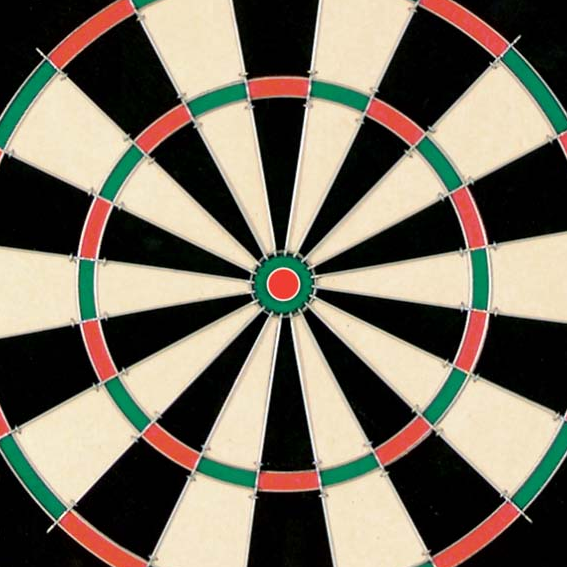
#> input picture dart.bmp, 567 x 567 px
$ python data_augmentation.py
#> lines starting #> are read from the running program, lines starting #| are printed output that depends on the picture; after the words box and inside, x2 and y2 are one past the last pixel; in counts of white or black regions, pixels touching at a corner belong together
import cv2
import os
import random
import numpy as np
from glob import glob

# ----------------------------
# Paths
# ----------------------------
POS_IMG = "dart.bmp"
NEG_DIR = "negatives"
OUT_IMG = "darknet/data/obj"
OUT_LABEL = "darknet/data/obj"

os.makedirs(OUT_IMG, exist_ok=True)
os.makedirs(OUT_LABEL, exist_ok=True)

# ----------------------------
# Load Positives and Negatives
# ----------------------------
pos = cv2.imread(POS_IMG, cv2.IMREAD_COLOR)
#> pos is the input picture: shape (567, 567, 3); mean B, G, R 96.6, 111.5, 119.5
if pos is None:
    raise FileNotFoundError(f"ERROR: Cannot load {POS_IMG}")

negatives = glob(os.path.join(NEG_DIR, "*"))
if len(negatives) == 0:
    raise FileNotFoundError("ERROR: negatives folder is empty!")

# --------------------------------------------
# RANDOM AUGMENTATION FUNCTIONS
# --------------------------------------------

def random_brightness_contrast(image):
    alpha = 1.0 + random.uniform(-0.4, 0.4)
    beta = random.uniform(-50, 50)
    return cv2.convertScaleAbs(image, alpha=alpha, beta=beta)

def random_color_jitter(image):
    hsv = cv2.cvtColor(image, cv2.COLOR_BGR2HSV).astype(np.float32)
    hsv[:,:,1] *= random.uniform(0.7, 1.3)
    hsv[:,:,2] *= random.uniform(0.7, 1.3)
    hsv = np.clip(hsv, 0, 255).astype(np.uint8)
    return cv2.cvtColor(hsv, cv2.COLOR_HSV2BGR)

def random_blur(image):
    if random.random() < 0.4:
        k = random.choice([3, 5])
        return cv2.GaussianBlur(image, (k, k), 0)
    return image

def random_noise(image):
    if random.random() < 0.3:
        noise = np.random.randint(0, 30, image.shape, dtype=np.uint8)
        return cv2.add(image, noise)
    return image

def random_affine(image):
    h, w = image.shape[:2]
    angle = random.uniform(-25, 25)
    scale = random.uniform(0.4, 1.2)
    M = cv2.getRotationMatrix2D((w // 2, h // 2), angle, scale)
    return cv2.warpAffine(image, M, (w, h), borderMode=cv2.BORDER_REFLECT)

def random_perspective(image):
    h, w = image.shape[:2]
    shift = 0.1 * min(h, w)
    pts1 = np.float32([[0,0], [w,0], [0,h], [w,h]])
    pts2 = np.float32([
        [random.uniform(0, shift), random.uniform(0, shift)],
        [w - random.uniform(0, shift), random.uniform(0, shift)],
        [random.uniform(0, shift), h - random.uniform(0, shift)],
        [w - random.uniform(0, shift), h - random.uniform(0, shift)],
    ])
    matrix = cv2.getPerspectiveTransform(pts1, pts2)
    return cv2.warpPerspective(image, matrix, (w, h))

# --------------------------------------------
# OBJECT PLACEMENT FUNCTION
# --------------------------------------------

def place_object(bg, obj):
    oh, ow = obj.shape[:2]
    bh, bw = bg.shape[:2]

    # random scale
    scale = random.uniform(0.15, 0.5)
    new_w = int(ow * scale)
    new_h = int(oh * scale)
    obj = cv2.resize(obj, (new_w, new_h))
    oh, ow = obj.shape[:2]

    # random valid location
    x = random.randint(0, bw - ow - 1)
    y = random.randint(0, bh - oh - 1)

    # paste object
    bg[y:y+oh, x:x+ow] = obj

    # YOLO normalized box
    cx = (x + ow/2) / bw
    cy = (y + oh/2) / bh
    w = ow / bw
    h = oh / bh

    return bg, (cx, cy, w, h)

# --------------------------------------------
# MAIN GENERATION LOOP (NOW SUPPORTS 2 OBJECTS)
# --------------------------------------------

count = 1000  # number of images to generate

for i in range(count):

    bg = cv2.imread(random.choice(negatives))
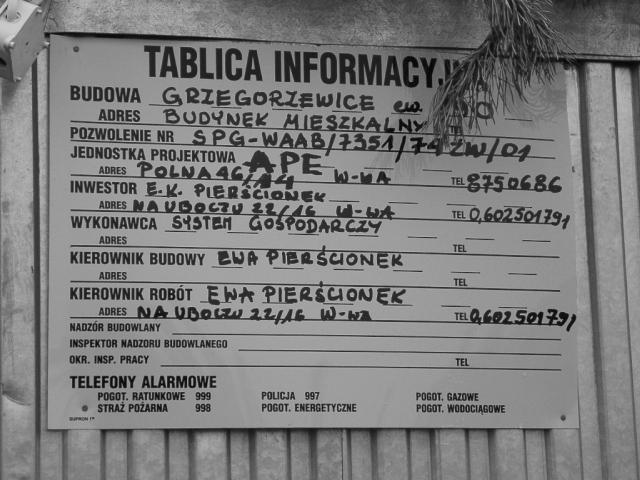
#> input picture negatives/neg-0016.jpg, 640 x 480 px
#> bg is the input picture: shape (480, 640, 3); min 0, max 216, mean 122.1
    bg = cv2.resize(bg, (640, 480))

    labels = []

    # --- ALWAYS place 1 dartboard ---
    obj = pos.copy()
    obj = random_affine(obj)
#> in random_affine, `return cv2.warpAffine(image, M, (w, h), borderMode=cv2.BORDER_REFLECT)`:
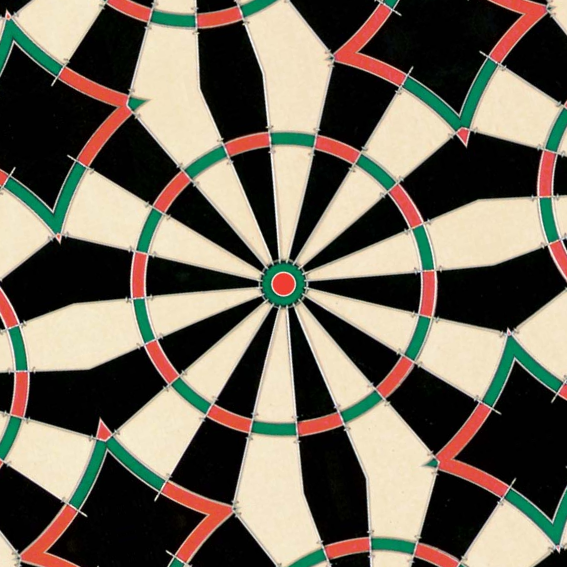
#> returned value: shape (567, 567, 3); mean of channels 0, 1, 2 90.6, 104.8, 112.7; drawn as B, G, R
    obj = random_perspective(obj)
#> in random_perspective, `return cv2.warpPerspective(image, matrix, (w, h))`:
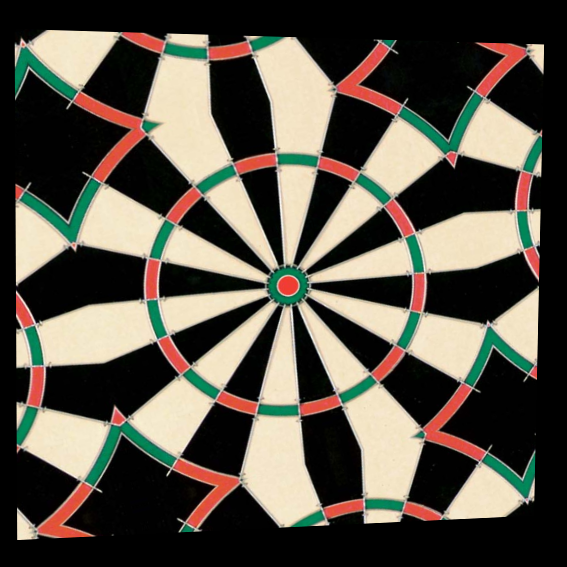
#> returned value: shape (567, 567, 3); mean of channels 0, 1, 2 72.4, 83.7, 90; drawn as B, G, R
    obj = random_brightness_contrast(obj)
    obj = random_color_jitter(obj)
#> in random_color_jitter, `hsv[:,:,1] *= random.uniform(0.7, 1.3)`:
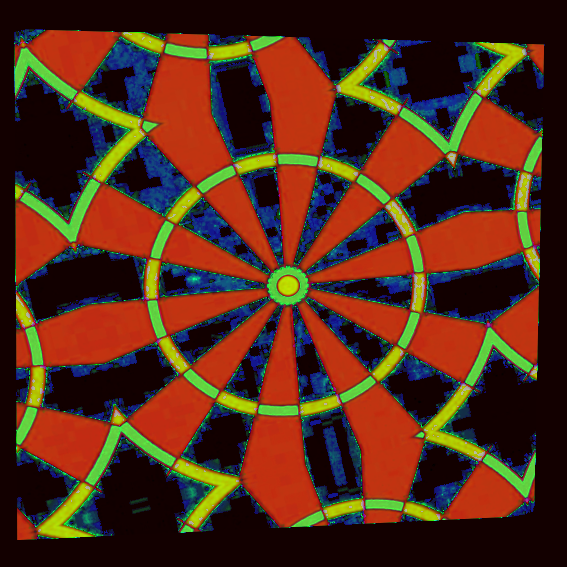
#> hsv: shape (567, 567, 3) float32; mean B, G, R 29.6, 52.4, 96.4; drawn with min black and max white
#> in random_color_jitter, `hsv = np.clip(hsv, 0, 255).astype(np.uint8)`:
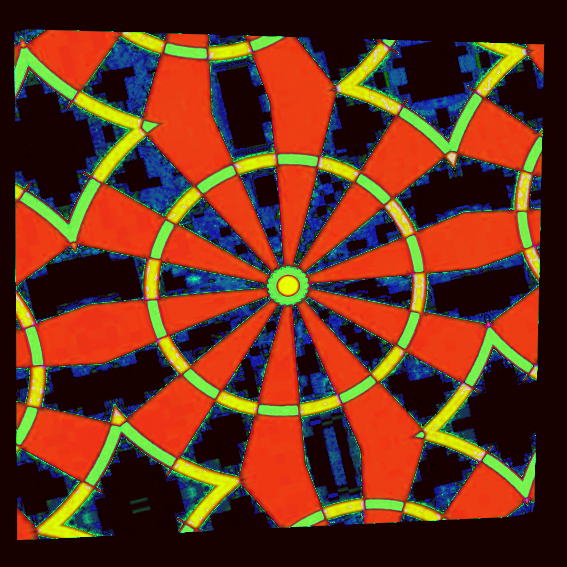
#> hsv: shape (567, 567, 3); mean B, G, R 29.6, 51.8, 102.8
    obj = random_blur(obj)
    obj = random_noise(obj)

    bg, box1 = place_object(bg, obj)
#> in place_object, `obj = cv2.resize(obj, (new_w, new_h))`:
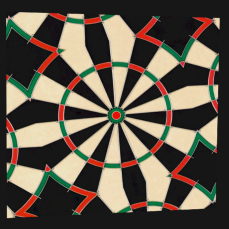
#> obj: shape (229, 229, 3); mean of channels 0, 1, 2 74.5, 87.8, 97.3; drawn as B, G, R
#> in place_object, `bg[y:y+oh, x:x+ow] = obj`:
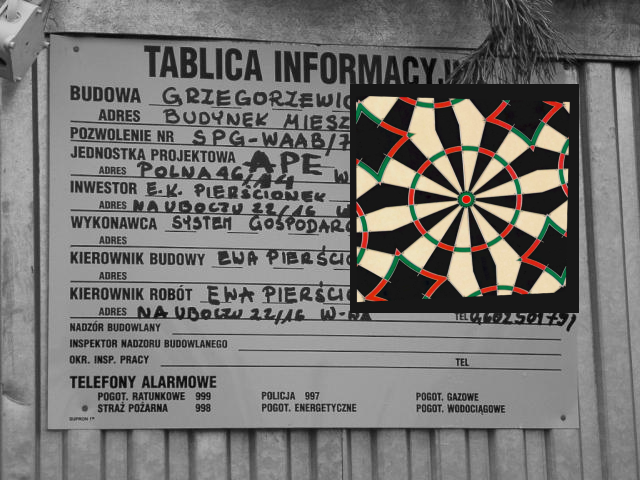
#> bg: shape (480, 640, 3); 17.07% of pixels changed, all inside (x1, y1, x2, y2) = (350, 84, 579, 313)
#> box1 = (0.726, 0.414, 0.358, 0.477)
    labels.append(box1)

    # --- 20% chance to place a SECOND dartboard ---
    if random.random() < 0.20:
        obj2 = pos.copy()
        obj2 = random_affine(obj2)
        obj2 = random_perspective(obj2)
        obj2 = random_brightness_contrast(obj2)
        obj2 = random_color_jitter(obj2)
        obj2 = random_blur(obj2)
        obj2 = random_noise(obj2)

        bg, box2 = place_object(bg, obj2)
        labels.append(box2)

    # Save image
    img_path = f"{OUT_IMG}/dart_{i}.jpg"
    lbl_path = f"{OUT_LABEL}/dart_{i}.txt"
    cv2.imwrite(img_path, bg)

    # Save YOLO labels (multiple boxes if 2 objects)
    with open(lbl_path, "w") as f:
        for cx, cy, w, h in labels:
            f.write(f"0 {cx} {cy} {w} {h}\n")
#> this loop made 1 pass

    if i % 50 == 0:
        print(f"Generated {i}/{count}...")
#> pass 2 of the loop `for i in range(count):`:
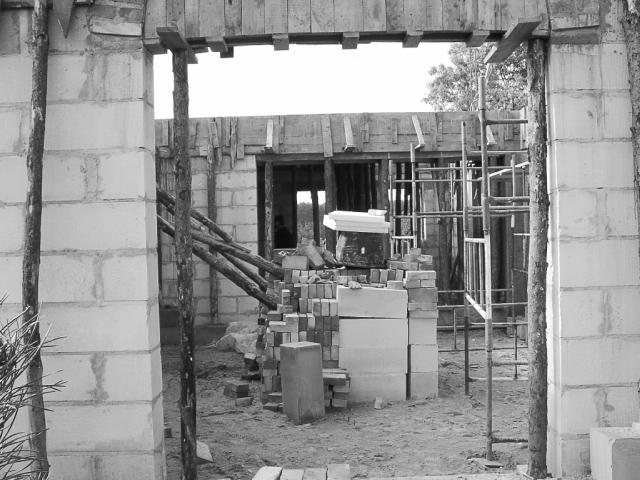
#> input picture negatives/neg-0002.jpg, 640 x 480 px
#> bg is the input picture: shape (480, 640, 3); min 4, max 255, mean 147
#> in place_object (call 2), `obj = cv2.resize(obj, (new_w, new_h))`:
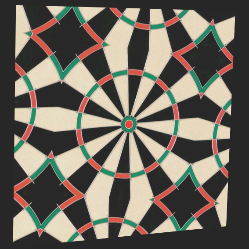
#> obj: shape (249, 249, 3); mean of channels 0, 1, 2 94.2, 104.3, 110.2; drawn as B, G, R
#> in place_object (call 2), `bg[y:y+oh, x:x+ow] = obj`:
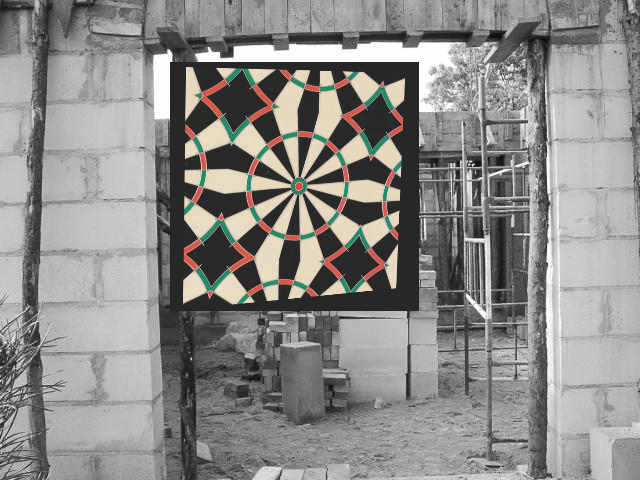
#> bg: shape (480, 640, 3); mean B, G, R 137.9, 139.9, 141.1
#> box1 = (0.46, 0.389, 0.389, 0.519)
#> the loop `for cx, cy, w, h in labels:` made 1 pass
#> pass 3 of the loop `for i in range(count):`:
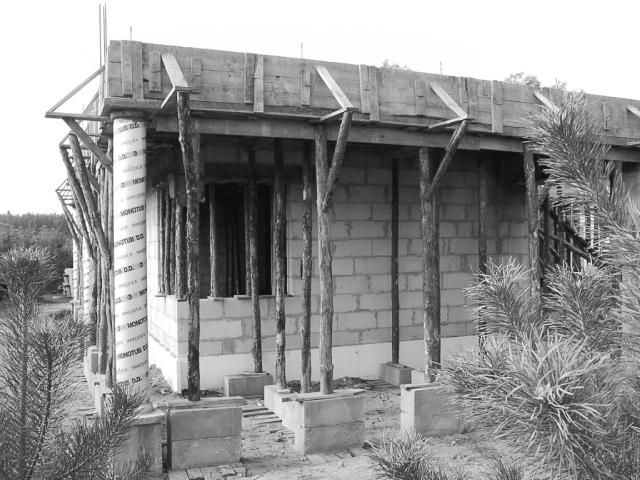
#> input picture negatives/neg-0036.jpg, 640 x 480 px
#> bg is the input picture: shape (480, 640, 3); min 0, max 255, mean 146.5
#> in place_object (call 3), `obj = cv2.resize(obj, (new_w, new_h))`:
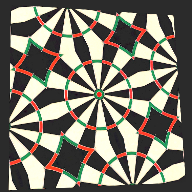
#> obj: shape (192, 192, 3); mean of channels 0, 1, 2 107.6, 119.8, 124.7; drawn as B, G, R
#> in place_object (call 3), `bg[y:y+oh, x:x+ow] = obj`:
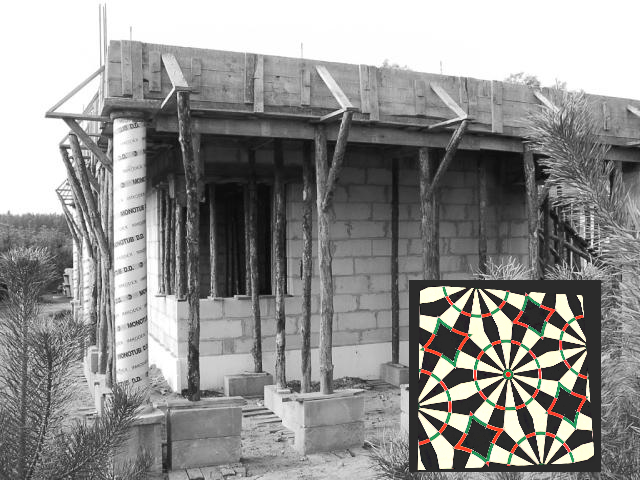
#> bg: shape (480, 640, 3); 12% of pixels changed, all inside (x1, y1, x2, y2) = (409, 280, 601, 472)
#> box1 = (0.789, 0.783, 0.3, 0.4)
#> the loop `for cx, cy, w, h in labels:` made 1 pass

print("Dataset generation complete!")
